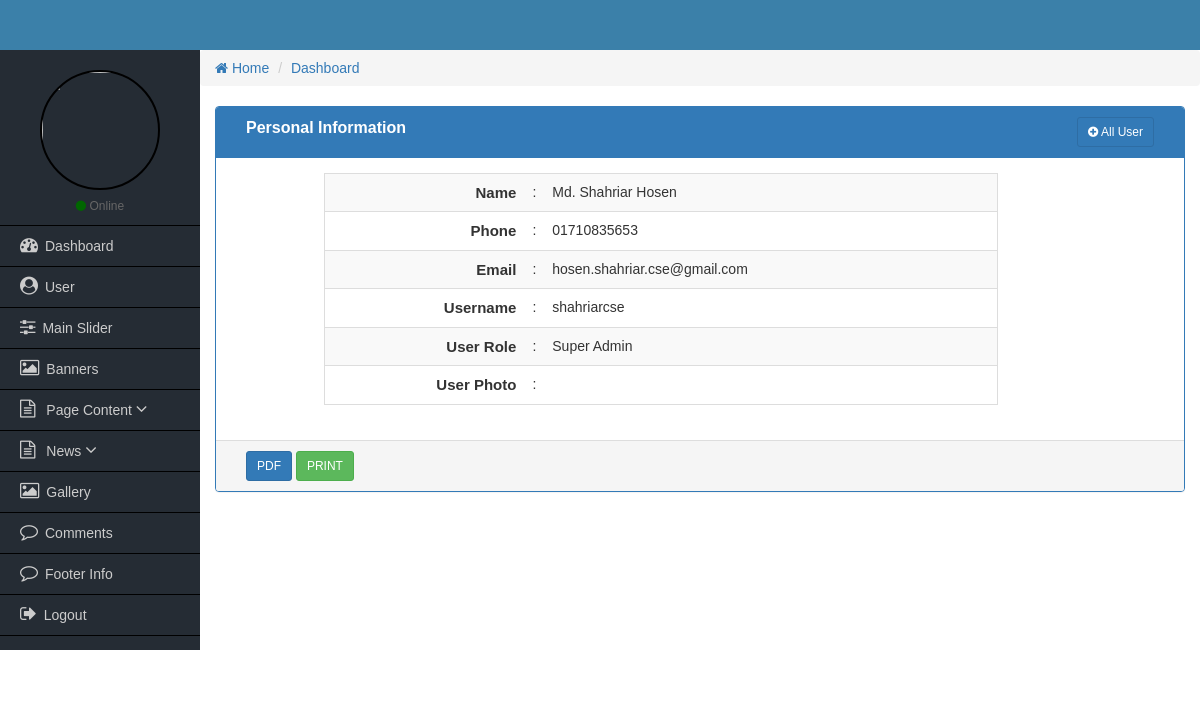
Screenshot of /admin/view-user.php?viewId=3 with the database file from the repository.
### tables this page shows
CREATE TABLE `tbl_user` (
  `id` int(11) NOT NULL AUTO_INCREMENT,
  `name` varchar(50) NOT NULL,
  `phone` varchar(25) NOT NULL,
  `email` varchar(50) NOT NULL,
  `username` varchar(50) NOT NULL,
  `password` varchar(50) NOT NULL,
  `role_id` int(11) NOT NULL,
  `image` varchar(255) NOT NULL,
  PRIMARY KEY (`id`),
  KEY `role_id` (`role_id`),
  CONSTRAINT `tbl_user_ibfk_1` FOREIGN KEY (`role_id`) REFERENCES `tbl_user_role` (`role_id`)
);

CREATE TABLE `tbl_user_role` (
  `role_id` int(11) NOT NULL AUTO_INCREMENT,
  `role_name` varchar(25) NOT NULL,
  PRIMARY KEY (`role_id`)
);

### admin/view-user.php (the view, shortened to what this page needs)
<?php
    require_once('functions/admin-functions.php');
    $id = $_REQUEST['viewId'];
?>
<div class="col-md-12">
    <div class="panel panel-primary">
        <div class="panel-heading">
            <div class="col-md-9 heading_title">
                Personal Information
             </div>
             <div class="col-md-3 text-right">
                <a href="all-user.php" class="btn btn-sm btn btn-primary"><i class="fa fa-plus-circle"></i> All User</a>
            </div>
            <div class="clearfix"></div>
        </div>
      <div class="panel-body">
          <div class="col-md-1">
          </div>
          <div class="col-md-9">
            <table class="table table-hover table-striped table-responsive view_table_cus">
                <?php
                      $query = "SELECT * FROM tbl_user NATURAL JOIN tbl_user_role WHERE id='$id' ";
                      $sqlQuery = mysqli_query($dbconnect, $query);
                      $row = mysqli_fetch_array($sqlQuery);
                 ?>
                <tr>
                    <td>Name</td>
                    <td>:</td>
                    <td><?php echo $row['name']; ?></td>
                </tr>
                <tr>
                    <td>Phone</td>
                    <td>:</td>
                    <td><?php echo $row['phone']; ?></td>
                </tr>
                <tr>
                    <td>Email</td>
                    <td>:</td>
                    <td><?php echo $row['email']; ?></td>
                </tr>
                <tr>
                    <td>Username</td>
                    <td>:</td>
                    <td><?php echo $row['username']; ?></td>
                </tr>
                <tr>
                    <td>User Role</td>
                    <td>:</td>
                    <td><?php echo $row['role_name']; ?></td>
                </tr>
                <tr>
                    <td>User Photo</td>
                    <td>:</td>
                    <td><img class="userPhoto" src="uploads/<?php echo $row['image']; ?>" width="100" alt=""></td>
                </tr>
            </table>
          </div>
          <div class="col-md-2">
          </div>
      </div>
      <div class="panel-footer">
        <div class="col-md-4">
            <a href="#" class="btn btn-sm btn-primary">PDF</a>
            <a href="#" class="btn btn-sm btn-success">PRINT</a>
        </div>
        <div class="col-md-4">
        </div>
        <div class="col-md-4 text-right">
        </div>
        <div class="clearfix"></div>
      </div>
    </div>
</div>

### admin/css/style.css (style rules this page uses)
* { margin:0px; padding:0px; outline:0px; }
a { text-decoration:none; }
body { font-family:Verdana, Geneva, sans-serif; }
.heading_title { font-size:16px; font-weight:bold; }
.view_table_cus { border:1px solid #ddd; }
.view_table_cus tr td:first-child { width:30%; text-align:right; font-size:15px; font-weight:bold; }
.view_table_cus tr td:last-child { width:68%; text-align:left; }
.panel-body { padding: 15px; }

### admin/css/sidebar.css (style rules this page uses)
body { margin: 0px; padding: 0px; }

### rows the page displays
tbl_user: name "Md. Shahriar Hosen", phone "01710835653", email "hosen.shahriar.cse@gmail.com", username "shahriarcse", role.role_name "Super Admin"
